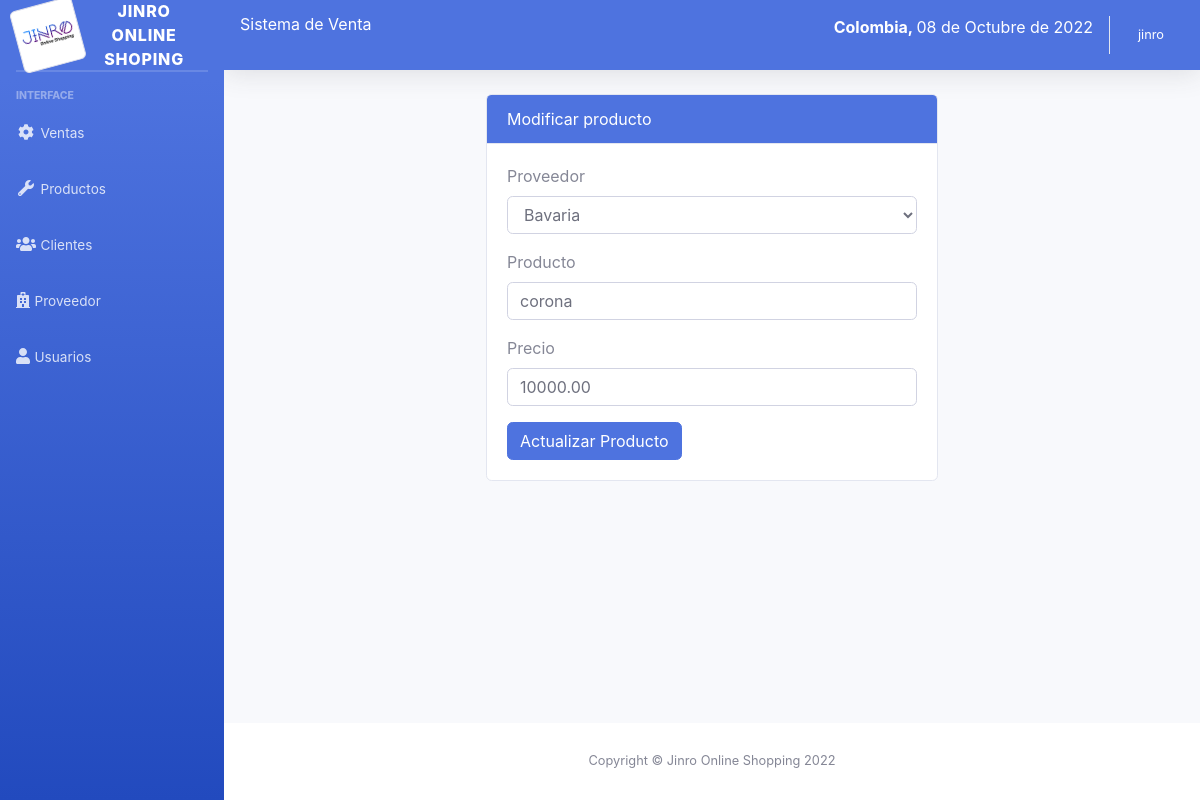
Page /sistema/editar_producto.php?id=1 (signed in) on the committed database.
### tables this page shows
CREATE TABLE `producto` (
  `codproducto` int(11) NOT NULL,
  `descripcion` varchar(200) NOT NULL,
  `proveedor` int(11) NOT NULL,
  `precio` decimal(10,2) NOT NULL,
  `existencia` int(11) NOT NULL,
  `usuario_id` int(11) NOT NULL
);

CREATE TABLE `proveedor` (
  `codproveedor` int(11) NOT NULL,
  `proveedor` varchar(100) NOT NULL,
  `contacto` varchar(100) NOT NULL,
  `telefono` int(11) NOT NULL,
  `direccion` varchar(100) NOT NULL,
  `usuario_id` int(11) NOT NULL
);

### sistema/editar_producto.php (the view, shortened to what this page needs)
<?php
include_once "includes/header.php";
include "../conexion.php";
if (empty($_REQUEST['id'])) {
  header("Location: lista_productos.php");
} else {
  $id_producto = $_REQUEST['id'];
  $query_producto = mysqli_query($conexion, "SELECT p.codproducto, p.descripcion, p.precio, pr.codproveedor, pr.proveedor FROM producto p INNER JOIN proveedor pr ON p.proveedor = pr.codproveedor WHERE p.codproducto = $id_producto");
  $result_producto = mysqli_num_rows($query_producto);
  if ($result_producto > 0) {
    $data_producto = mysqli_fetch_assoc($query_producto);
  } else {
    header("Location: lista_productos.php");
  }
}
?>
<div class="container-fluid">
  <div class="row">
    <div class="col-lg-6 m-auto">
      <div class="card">
        <div class="card-header bg-primary text-white">
          Modificar producto
        </div>
        <div class="card-body">
          <form action="" method="post">
            <div class="form-group">
              <label for="nombre">Proveedor</label>
              <select id="proveedor" name="proveedor" class="form-control">
                <option value="<?php echo $data_producto['codproveedor']; ?>" selected><?php echo $data_producto['proveedor']; ?></option>
              </select>
            </div>
            <div class="form-group">
              <label for="producto">Producto</label>
              <input type="text" class="form-control" placeholder="Ingrese nombre del producto" name="producto" id="producto" value="<?php echo $data_producto['descripcion']; ?>">
            </div>
            <div class="form-group">
              <label for="precio">Precio</label>
              <input type="text" placeholder="Ingrese precio" class="form-control" name="precio" id="precio" value="<?php echo $data_producto['precio']; ?>">
            </div>
            <input type="submit" value="Actualizar Producto" class="btn btn-primary">
          </form>
        </div>
      </div>
    </div>
  </div>
</div>
</div>
<?php include_once "includes/footer.php"; ?>

### rows in the picture
producto: proveedor "Bavaria", producto "corona", precio "10000.00"

### other values in the picture
fechaColombia() "08 de Octubre de 2022"
$_SESSION['nombre'] "jinro"
